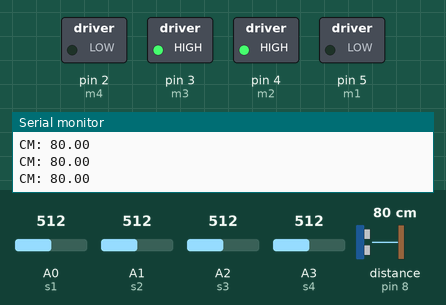
Recording of a sketch running on a simulated Arduino Uno, built with avr-gcc and run on an emulated ATmega328P. Parts: switched loads named in the sketch (green lamp = pin HIGH), the last lines printed to the serial monitor. The test bench sets the inputs (shaded band); at power-on: distance to the obstacle (sensor on pin 8) 80 cm, A0 (s1) = 512, A1 (s2) = 512, A2 (s3) = 512, A3 (s4) = 512. The echo pulse lasts 58.3 µs per cm.

Above: at 1.2 s.
1.3 s: distance to the obstacle (sensor on pin 8) set to 31 cm
2.8 s: distance to the obstacle (sensor on pin 8) set to 27 cm
At 4.0 s:
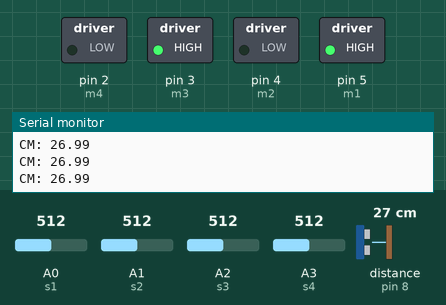
4.3 s: distance to the obstacle (sensor on pin 8) set to 35 cm
At 5.3 s:
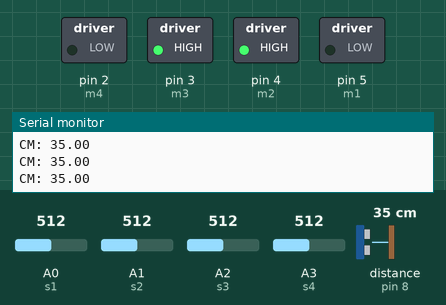
5.8 s: distance to the obstacle (sensor on pin 8) set to 2 cm
At 6.3 s:
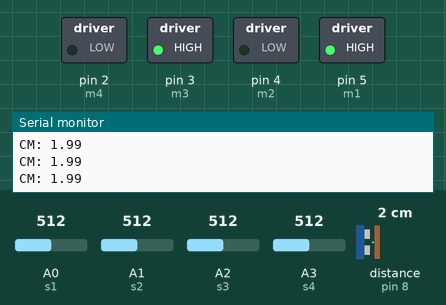
Timing chart, 0 to 8.3 s (numbered marks = the images above; inputs shaded):
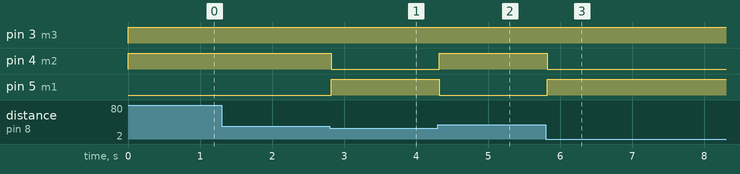

Measured:
- the behaviour switches between 30 and 29 cm on distance to the obstacle (sensor on pin 8) (found by bisection; images 0 and 1)
- after the input at 2.8 s, pin 4 (m2): HIGH → LOW at once; pin 5 (m1): LOW → HIGH at once
- after the input at 4.3 s, pin 4 (m2): LOW → HIGH at once; pin 5 (m1): HIGH → LOW at once
- after the input at 5.8 s, pin 4 (m2): HIGH → LOW at once; pin 5 (m1): LOW → HIGH at once

The sketch:

Sumo_Autonomo_Tjr_2019.ino
```cpp
#include <Ultrasonic.h>

#define trigger_pin 10
#define echo_pin 8
int m1 = 5;  //m1 e m2 motores direita
int m2 = 4;  //m3 e m4 motores esquerda
int m3 = 3;
int m4 = 2;

int s1 = A0; //s1 é traseiro esquerda
int s2 = A1; //s2 é dianteiro esquerda
int s3 = A2; //s3 é dianteiro direita
int s4 = A3; //s4 é traseiro direita
int lei_s1 = 0;
int lei_s2 = 0;
int lei_s3 = 0;
int lei_s4 = 0;

Ultrasonic ultrasonic(trigger_pin, echo_pin);


void setup() {
 pinMode(m1,OUTPUT);
 pinMode(m2,OUTPUT);
 pinMode(m3,OUTPUT);
 pinMode(m4,OUTPUT);

 Serial.begin(9600);

}
void loop() {
float cmsegun;
long microsegun = ultrasonic.timing();
cmsegun = ultrasonic.convert(microsegun, Ultrasonic::CM);
Serial.print("CM: ");
Serial.println(cmsegun);
lei_s1=analogRead(s1);
lei_s2=analogRead(s2);
lei_s3=analogRead(s3);
lei_s4=analogRead(s4);


if(cmsegun < 30){
digitalWrite(m1,HIGH);
digitalWrite(m2,LOW);
digitalWrite(m3,HIGH);
digitalWrite(m4,LOW);
}else{
digitalWrite(m1,LOW);
digitalWrite(m2,HIGH);
digitalWrite(m3,HIGH);
digitalWrite(m4,LOW);
}
}
void leitura(){
Serial.print("Sensor 1: ");
Serial.print(s1);
Serial.print(" Sensor 2: ");
Serial.print(s2);
Serial.print(" Sensor 3: ");
Serial.print(s3);
Serial.print(" Sensor 4: ");
Serial.print(s4);
}
void sensores(){

}
```
